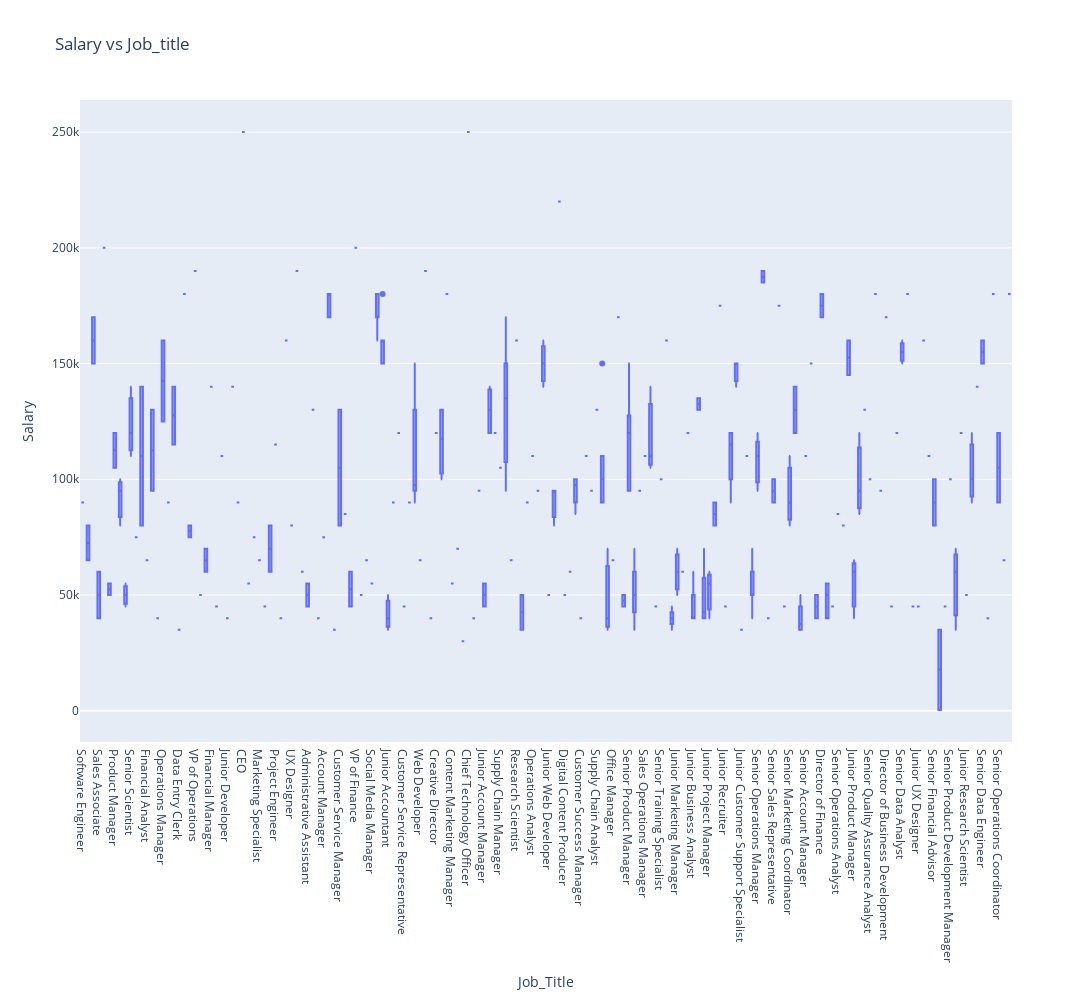

The notebook cell this image was saved under:
### Code cell
import plotly.express as px

def plot_salary_vs_columns(df, columns, width=2300, height=1000):
    for col in columns:
        fig = px.box(df, x=col, y='Salary', title=f'Salary vs {col.capitalize()}',
                     width=width, height=height)
        fig.show()


columns = [ 'Job_Title']
plot_salary_vs_columns(df, columns, width=2300, height=1000)

### Figure 1 — Plotly figure (JSON) as saved in the notebook; plotly's stock layout.template omitted (floating-point values rounded to 4 significant figures; data arrays with more than 128 entries replaced by an {"elided": "..."} marker saying what was removed)
{"data": [{"alignmentgroup": "True", "hovertemplate": "Job_Title=%{x}<br>Salary=%{y}<extra></extra>", "legendgroup": "", "marker": {"color": "#636efa"}, "name": "", "notched": false, "offsetgroup": "", "orientation": "v", "showlegend": false, "type": "box", "x": {"elided": "324 str values"}, "x0": " ", "xaxis": "x", "y": {"elided": "324 int values"}, "y0": " ", "yaxis": "y"}], "layout": {"boxmode": "group", "height": 1000, "legend": {"tracegroupgap": 0}, "title": {"text": "Salary vs Job_title"}, "width": 2300, "xaxis": {"anchor": "y", "domain": [0, 1], "title": {"text": "Job_Title"}}, "yaxis": {"anchor": "x", "domain": [0, 1], "title": {"text": "Salary"}}}}
